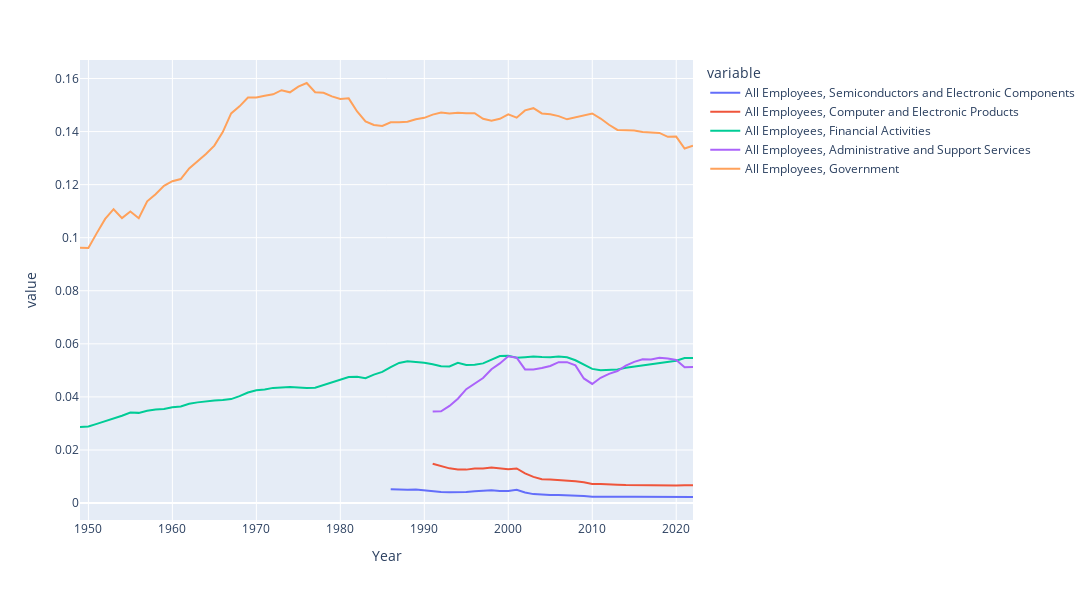

The notebook cell this image was saved under:
### Code cell
# As a proportion of the civilian labor force
plotter(percents, occs, 'line')
